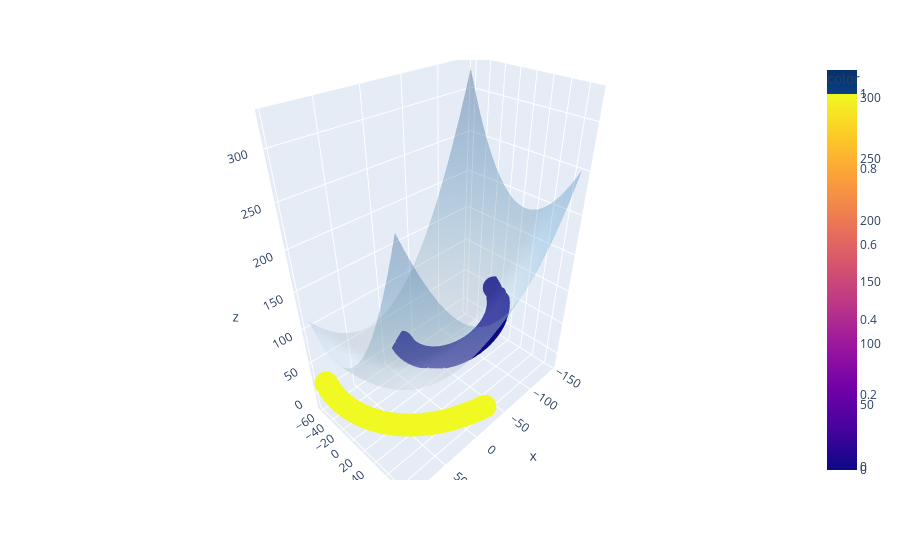

The code cell stored with this chart in its notebook:
### Code cell
import numpy as np
import plotly.express as px
from sklearn.decomposition import PCA
from sklearn.svm import SVC
from sklearn.metrics import accuracy_score

# Fit the SVC model with 5 features
clf = SVC(kernel='linear')
clf.fit(X_train, y_train)

# Predict and print accuracy
y_pred = clf.predict(X_test)
print(accuracy_score(y_test, y_pred) * 100)

# Apply PCA to reduce to 2D or 3D for visualization
pca = PCA(n_components=3)  # Change to 2 if you want a 2D plot
X_pca = pca.fit_transform(X_train)

# Create a meshgrid for plotting decision surface
xx, yy = np.meshgrid(np.linspace(X_pca[:, 0].min(), X_pca[:, 0].max(), 30),
                     np.linspace(X_pca[:, 1].min(), X_pca[:, 1].max(), 30))

# Get decision function values for the grid (for a 3D decision surface)
Z = clf.decision_function(np.c_[xx.ravel(), yy.ravel(),np.c_[xx.ravel()**2,yy.ravel()**2,xx.ravel()*yy.ravel()]])
Z = Z.reshape(xx.shape)

# Visualize the decision boundary using Plotly
fig = px.scatter_3d(x=X_pca[:, 0], y=X_pca[:, 1], z=X_pca[:, 2], color=y_train)

# Add decision surface
fig.add_surface(z=Z, x=xx, y=yy, colorscale='Blues', opacity=0.3)
fig.show()

### Figure 1 — Plotly figure (JSON) as saved in the notebook; plotly's stock layout.template omitted (floating-point values rounded to 4 significant figures; data arrays with more than 128 entries replaced by an {"elided": "..."} marker saying what was removed)
{"data": [{"hovertemplate": "x=%{x}<br>y=%{y}<br>z=%{z}<br>color=%{marker.color}<extra></extra>", "legendgroup": "", "marker": {"color": {"elided": "320 int values"}, "coloraxis": "coloraxis", "symbol": "circle"}, "mode": "markers", "name": "", "scene": "scene", "showlegend": false, "type": "scatter3d", "x": {"elided": "320 float values"}, "y": {"elided": "320 float values"}, "z": {"elided": "320 float values"}}, {"colorscale": [[0, "rgb(247,251,255)"], [0.125, "rgb(222,235,247)"], [0.25, "rgb(198,219,239)"], [0.375, "rgb(158,202,225)"], [0.5, "rgb(107,174,214)"], [0.625, "rgb(66,146,198)"], [0.75, "rgb(33,113,181)"], [0.875, "rgb(8,81,156)"], [1, "rgb(8,48,107)"]], "opacity": 0.3, "type": "surface", "x": {"elided": "30x30 float values"}, "y": {"elided": "30x30 float values"}, "z": {"elided": "30x30 float values"}}], "layout": {"coloraxis": {"colorbar": {"title": {"text": "color"}}, "colorscale": [[0, "#0d0887"], [0.1111, "#46039f"], [0.2222, "#7201a8"], [0.3333, "#9c179e"], [0.4444, "#bd3786"], [0.5556, "#d8576b"], [0.6667, "#ed7953"], [0.7778, "#fb9f3a"], [0.8889, "#fdca26"], [1, "#f0f921"]]}, "legend": {"tracegroupgap": 0}, "margin": {"t": 60}, "scene": {"domain": {"x": [0, 1], "y": [0, 1]}, "xaxis": {"title": {"text": "x"}}, "yaxis": {"title": {"text": "y"}}, "zaxis": {"title": {"text": "z"}}}}}
